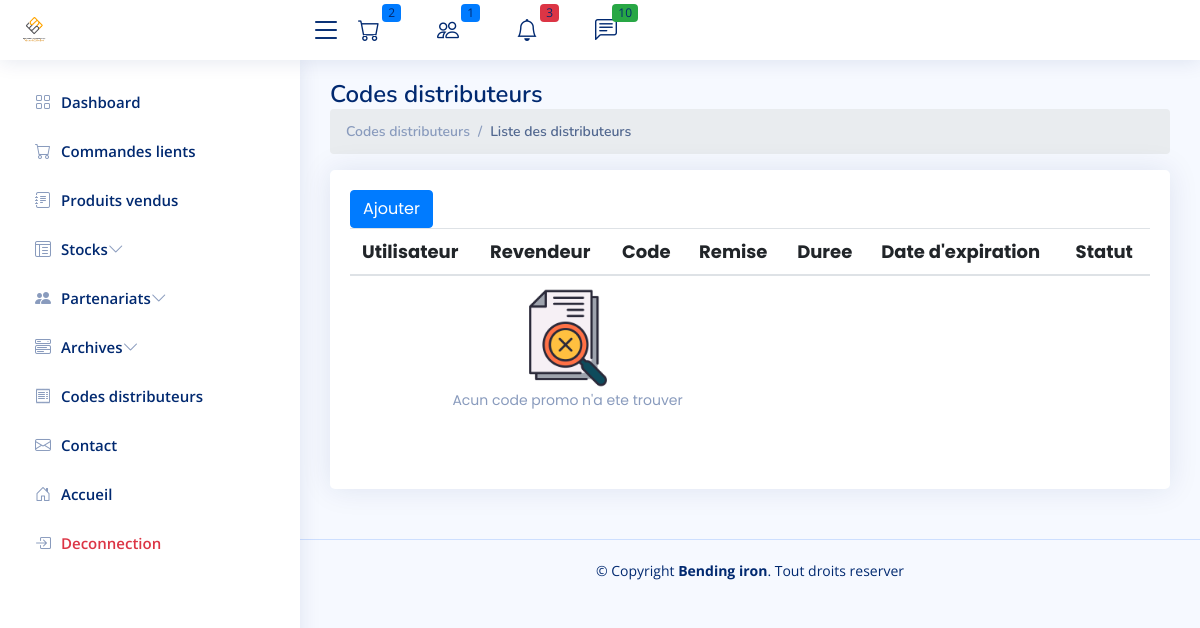
Page /cpanel/codes-distributeurs/ on the earlier database version.
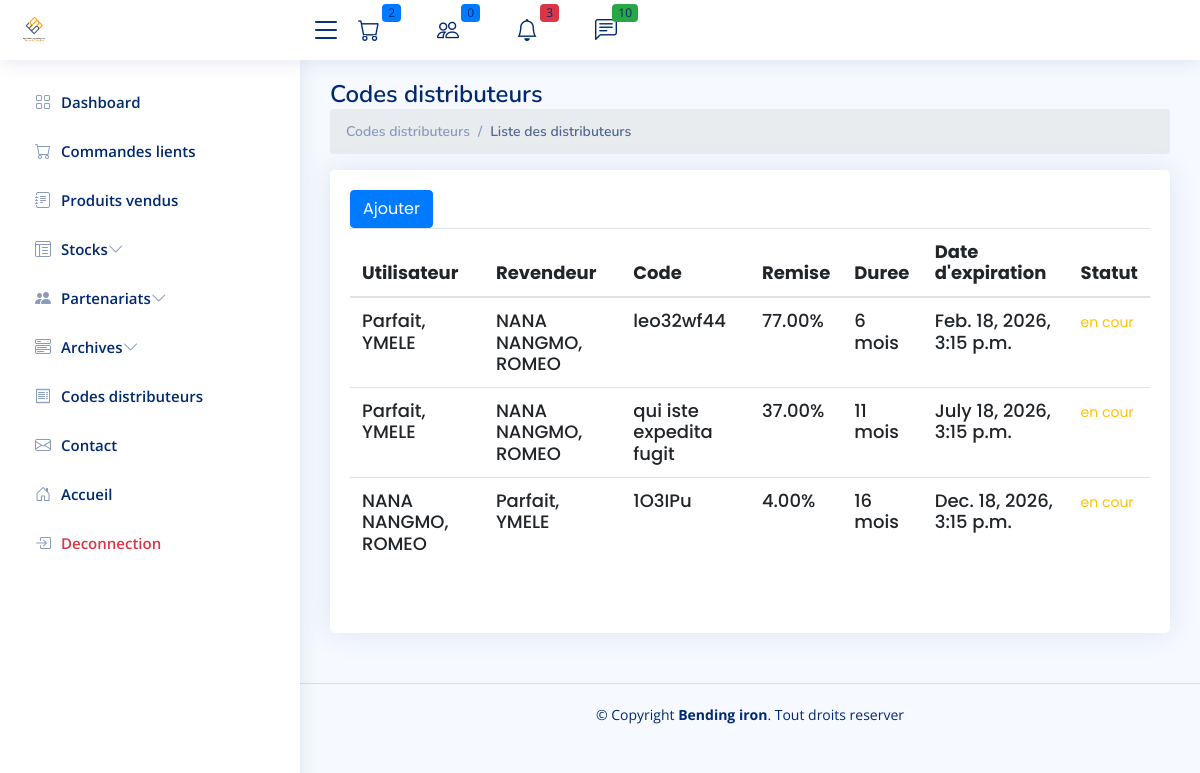
Same page on the later database version.
### usesOrders/models.py (models this page shows, shortened)
class CodePromo(models.Model):
    user = models.ForeignKey(CustomUser, on_delete=models.CASCADE)
    client = models.ForeignKey(CustomUser, on_delete=models.CASCADE, related_name='client')
    remise = models.DecimalField(max_digits=10, decimal_places=2)
    code = models.CharField(max_length=255)
    expiration = models.PositiveIntegerField()
    created_at = models.DateTimeField(auto_now_add=True)
    @property
    def expiration_date(self):
        return self.created_at + relativedelta(months=self.expiration)

### auth_app/models.py (models this page shows)
class CustomUser(AbstractUser):
    phone_number = models.CharField(max_length=200)
    is_partenaire = models.BooleanField(default=0)
    groups = models.ManyToManyField(Group, related_name="customuser_set")
    user_permissions = models.ManyToManyField(Permission, related_name="customuser_set")
    email_verified = models.BooleanField(default=False)
    def __str__(self):
        return f"{self.last_name}, {self.first_name}"

### admin_site/views.py (the view)
# urls.py: path('codes-distributeurs/', ListCodeRevendeur.as_view(), name='code.revendeur'),
class ListCodeRevendeur(ListView):
    model=CodePromo
    context_object_name = 'codes'
    template_name = "codepromo/list.html"

### contact/context_processor.py (called while the page is built)
def unread_messages(request):
    pass
    unread_messages =Contact.get_unread_messages()
    return {
        'unread_messages_count': unread_messages.count(),
        'unread_messages': unread_messages,
    }

### contact/models.py (called while the page is built)
    @staticmethod
    def get_unread_messages():
        return Contact.objects.filter(is_read=False).order_by('-created_at').all()

### fer/context_processors.py (called while the page is built)
def seuil_critique_count(request):
    seuil_count = sum(1 for fer in Fer.objects.all() if fer.sueil_atteint)
    return {
        'fer_seuil_critique_count': seuil_count
    }

### fer/models.py (called while the page is built)
    @property
    def longueur_totale(self):
        total = self.mouvement_set.annotate(
            total_longueur=ExpressionWrapper(F('longueur_m') * F('quantite'), output_field=DecimalField())
        ).aggregate(longueur_totale=Sum('total_longueur'))['longueur_totale']
        return total or 0

    @property
    def sueil_atteint(self):
       if self.longueur_totale < self.longueur_critique :
           return True
       else :
           return False

### produits/models.py (called while the page is built)
    @property
    def prix_utile(self):
        return self.prix/12000

### admin_site/templates/codepromo/list.html (shortened to what this page needs)
{% extends '../app.html' %}
{% block 'content' %}
{% load static %}
<main id="main" class="main">
    <div class="pagetitle">
        <h1>Codes distributeurs</h1>
        <nav>
            <ol class="breadcrumb">
                <li class="breadcrumb-item"><a href="/">Codes distributeurs</a></li>
                <li class="breadcrumb-item active">Liste des distributeurs</li>
            </ol>
        </nav>
    </div>
    <section class="section">
        <div class="row">
            <div class="col-lg-12">
                <div class="card">
                    <div class="card-body">
                        <h5 class="card-title  mb-3"><a href="{% url 'code.add' %}" class="btn btn-primary">Ajouter</a>
                            <br>
                            <table class="table datatable">
                                <thead>
                                    <tr>
                                        <th>Utilisateur</th>
                                        <th>Revendeur</th>
                                        <th>Code</th>
                                        <th>Remise</th>
                                        <th>Duree</th>
                                        <th>Date d'expiration</th>
                                        <th>Statut</th>
                                    </tr>
                                </thead>
                                <tbody>
                                    {% for code in codes %}
                                    <tr>
                                        <td>{{code.user}}</td>
                                        <td>{{code.client}}</td>
                                        <td>{{code.code}}</td>
                                        <td>{{code.remise}}%</td>
                                        <td>{{code.expiration}} mois</td>
                                        <td>{{code.expiration_date}}</td>
                                        <td>
                                            {% if partenariat.is_expired %}
                                            <span class="text-success">termine</span>
                                            {% else %}
                                            <span class="text-warning">en cour</span>
                                            {% endif %}
                                        </td>
                                    </tr>
                                    {% empty %}
                                    <tr>
                                        <td colspan="4" class="text-center">
                                            <img src="{% static 'nodata.png'%}" alt="" height="100px">
                                            <br>
                                            <span>Acun code promo n'a ete trouver</span>
                                        </td>
                                    </tr>
                                    {% endfor %}
                                </tbody>
                            </table>
                    </div>
                </div>
            </div>
        </div>
    </section>
</main>
{%endblock%}

Differences in the rows shown:
added CodePromo: user "Parfait, YMELE", client "NANA NANGMO, ROMEO", code "leo32wf44", remise "77.00", expiration "6", expiration_date "Feb. 18, 2026, 3:15 p.m."
added CodePromo: user "Parfait, YMELE", client "NANA NANGMO, ROMEO", code "qui iste expedita fugit", remise "37.00", expiration "11", expiration_date "July 18, 2026, 3:15 p.m."
added CodePromo: user "NANA NANGMO, ROMEO", client "Parfait, YMELE", code "1O3IPu", remise "4.00", expiration "16", expiration_date "Dec. 18, 2026, 3:15 p.m."
Other differences:
{{ nb_order_partenaire }}: "1" → "0"
text no longer shown: "Acun code promo n'a ete trouver"
